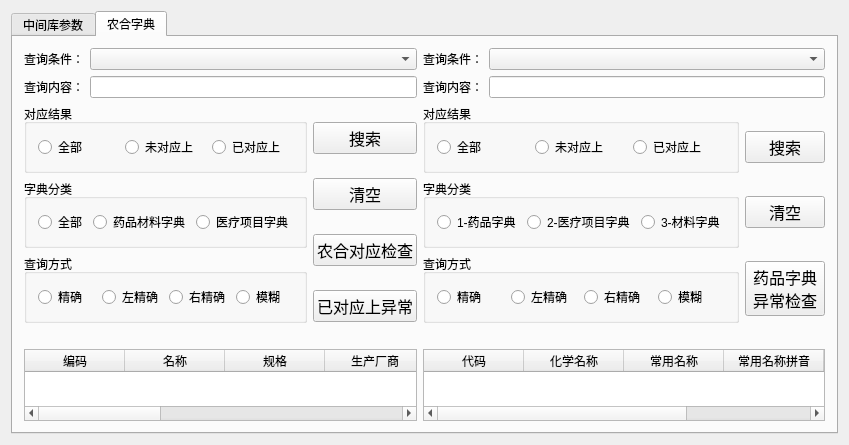
<?xml version="1.0" encoding="UTF-8"?>
<ui version="4.0">
 <class>Ruralcooperativedictionary</class>
 <widget class="QWidget" name="Ruralcooperativedictionary">
  <property name="geometry">
   <rect>
    <x>0</x>
    <y>0</y>
    <width>829</width>
    <height>441</height>
   </rect>
  </property>
  <property name="windowTitle">
   <string>Ruralcooperativedictionary</string>
  </property>
  <layout class="QHBoxLayout" name="horizontalLayout">
   <item>
    <widget class="QTabWidget" name="tabWidget">
     <property name="currentIndex">
      <number>1</number>
     </property>
     <widget class="QWidget" name="tab">
      <attribute name="title">
       <string>中间库参数</string>
      </attribute>
      <widget class="QGroupBox" name="groupBox_7">
       <property name="geometry">
        <rect>
         <x>20</x>
         <y>20</y>
         <width>231</width>
         <height>241</height>
        </rect>
       </property>
       <property name="title">
        <string>数据库连接参数</string>
       </property>
       <widget class="QWidget" name="layoutWidget_2">
        <property name="geometry">
         <rect>
          <x>10</x>
          <y>59</y>
          <width>201</width>
          <height>22</height>
         </rect>
        </property>
        <layout class="QHBoxLayout" name="horizontalLayout_16">
         <item>
          <widget class="QLabel" name="label_8">
           <property name="text">
            <string>服务器名：</string>
           </property>
          </widget>
         </item>
         <item>
          <widget class="QLineEdit" name="lineEdit_4">
           <property name="text">
            <string>192.168.1.88</string>
           </property>
          </widget>
         </item>
        </layout>
       </widget>
       <widget class="QWidget" name="layoutWidget_3">
        <property name="geometry">
         <rect>
          <x>10</x>
          <y>96</y>
          <width>201</width>
          <height>22</height>
         </rect>
        </property>
        <layout class="QHBoxLayout" name="horizontalLayout_17">
         <item>
          <widget class="QLabel" name="label_9">
           <property name="text">
            <string>登录用户：</string>
           </property>
          </widget>
         </item>
         <item>
          <widget class="QLineEdit" name="lineEdit_5">
           <property name="text">
            <string>Sn322</string>
           </property>
          </widget>
         </item>
        </layout>
       </widget>
       <widget class="QWidget" name="layoutWidget_4">
        <property name="geometry">
         <rect>
          <x>10</x>
          <y>133</y>
          <width>201</width>
          <height>22</height>
         </rect>
        </property>
        <layout class="QHBoxLayout" name="horizontalLayout_18">
         <item>
          <widget class="QLabel" name="label_10">
           <property name="text">
            <string>登录密码：</string>
           </property>
          </widget>
         </item>
         <item>
          <widget class="QLineEdit" name="lineEdit_6">
           <property name="text">
            <string>322322</string>
           </property>
          </widget>
         </item>
        </layout>
       </widget>
       <widget class="QWidget" name="layoutWidget_5">
        <property name="geometry">
         <rect>
          <x>10</x>
          <y>170</y>
          <width>201</width>
          <height>22</height>
         </rect>
        </property>
        <layout class="QHBoxLayout" name="horizontalLayout_19">
         <item>
          <widget class="QLabel" name="label_11">
           <property name="text">
            <string>系统类型：</string>
           </property>
          </widget>
         </item>
         <item>
          <widget class="QLineEdit" name="lineEdit_7">
           <property name="text">
            <string>MIS_20140218101037</string>
           </property>
          </widget>
         </item>
        </layout>
       </widget>
       <widget class="QPushButton" name="pushButton_8">
        <property name="geometry">
         <rect>
          <x>130</x>
          <y>210</y>
          <width>75</width>
          <height>23</height>
         </rect>
        </property>
        <property name="text">
         <string>确定</string>
        </property>
       </widget>
       <widget class="QWidget" name="layoutWidget">
        <property name="geometry">
         <rect>
          <x>10</x>
          <y>22</y>
          <width>201</width>
          <height>22</height>
         </rect>
        </property>
        <layout class="QHBoxLayout" name="horizontalLayout_15">
         <item>
          <widget class="QLabel" name="label_7">
           <property name="text">
            <string>系统类型：</string>
           </property>
          </widget>
         </item>
         <item>
          <widget class="QLineEdit" name="lineEdit_3">
           <property name="text">
            <string>Microsoft SQL server</string>
           </property>
          </widget>
         </item>
        </layout>
       </widget>
      </widget>
     </widget>
     <widget class="QWidget" name="tab_2">
      <attribute name="title">
       <string>农合字典</string>
      </attribute>
      <layout class="QHBoxLayout" name="horizontalLayout_14">
       <item>
        <layout class="QVBoxLayout" name="verticalLayout_4">
         <item>
          <layout class="QHBoxLayout" name="horizontalLayout_2">
           <item>
            <widget class="QLabel" name="label">
             <property name="text">
              <string>查询条件：</string>
             </property>
            </widget>
           </item>
           <item>
            <widget class="QComboBox" name="comboBox">
             <property name="sizePolicy">
              <sizepolicy hsizetype="Expanding" vsizetype="Fixed">
               <horstretch>0</horstretch>
               <verstretch>0</verstretch>
              </sizepolicy>
             </property>
            </widget>
           </item>
          </layout>
         </item>
         <item>
          <layout class="QHBoxLayout" name="horizontalLayout_3">
           <item>
            <widget class="QLabel" name="label_2">
             <property name="text">
              <string>查询内容：</string>
             </property>
            </widget>
           </item>
           <item>
            <widget class="QLineEdit" name="lineEdit"/>
           </item>
          </layout>
         </item>
         <item>
          <layout class="QHBoxLayout" name="horizontalLayout_12">
           <item>
            <layout class="QVBoxLayout" name="verticalLayout">
             <item>
              <widget class="QGroupBox" name="groupBox">
               <property name="title">
                <string>对应结果</string>
               </property>
               <layout class="QHBoxLayout" name="horizontalLayout_4">
                <item>
                 <widget class="QRadioButton" name="radioButton">
                  <property name="text">
                   <string>全部</string>
                  </property>
                 </widget>
                </item>
                <item>
                 <widget class="QRadioButton" name="radioButton_2">
                  <property name="text">
                   <string>未对应上</string>
                  </property>
                 </widget>
                </item>
                <item>
                 <widget class="QRadioButton" name="radioButton_3">
                  <property name="text">
                   <string>已对应上</string>
                  </property>
                 </widget>
                </item>
               </layout>
              </widget>
             </item>
             <item>
              <widget class="QGroupBox" name="groupBox_2">
               <property name="title">
                <string>字典分类</string>
               </property>
               <layout class="QHBoxLayout" name="horizontalLayout_5">
                <item>
                 <widget class="QRadioButton" name="radioButton_4">
                  <property name="text">
                   <string>全部</string>
                  </property>
                 </widget>
                </item>
                <item>
                 <widget class="QRadioButton" name="radioButton_5">
                  <property name="text">
                   <string>药品材料字典</string>
                  </property>
                 </widget>
                </item>
                <item>
                 <widget class="QRadioButton" name="radioButton_6">
                  <property name="text">
                   <string>医疗项目字典</string>
                  </property>
                 </widget>
                </item>
               </layout>
              </widget>
             </item>
             <item>
              <widget class="QGroupBox" name="groupBox_3">
               <property name="title">
                <string>查询方式</string>
               </property>
               <layout class="QHBoxLayout" name="horizontalLayout_6">
                <item>
                 <widget class="QRadioButton" name="radioButton_7">
                  <property name="text">
                   <string>精确</string>
                  </property>
                 </widget>
                </item>
                <item>
                 <widget class="QRadioButton" name="radioButton_8">
                  <property name="text">
                   <string>左精确</string>
                  </property>
                 </widget>
                </item>
                <item>
                 <widget class="QRadioButton" name="radioButton_9">
                  <property name="text">
                   <string>右精确</string>
                  </property>
                 </widget>
                </item>
                <item>
                 <widget class="QRadioButton" name="radioButton_10">
                  <property name="text">
                   <string>模糊</string>
                  </property>
                 </widget>
                </item>
               </layout>
              </widget>
             </item>
             <item>
              <widget class="QLabel" name="label_5">
               <property name="text">
                <string/>
               </property>
              </widget>
             </item>
            </layout>
           </item>
           <item>
            <layout class="QVBoxLayout" name="verticalLayout_3">
             <item>
              <widget class="QPushButton" name="browseButton">
               <property name="sizePolicy">
                <sizepolicy hsizetype="Minimum" vsizetype="Fixed">
                 <horstretch>0</horstretch>
                 <verstretch>0</verstretch>
                </sizepolicy>
               </property>
               <property name="font">
                <font>
                 <family>Agency FB</family>
                 <pointsize>12</pointsize>
                </font>
               </property>
               <property name="text">
                <string>搜索</string>
               </property>
              </widget>
             </item>
             <item>
              <widget class="QPushButton" name="clearButton">
               <property name="sizePolicy">
                <sizepolicy hsizetype="Minimum" vsizetype="Fixed">
                 <horstretch>0</horstretch>
                 <verstretch>0</verstretch>
                </sizepolicy>
               </property>
               <property name="font">
                <font>
                 <family>Agency FB</family>
                 <pointsize>12</pointsize>
                </font>
               </property>
               <property name="text">
                <string>清空</string>
               </property>
              </widget>
             </item>
             <item>
              <widget class="QPushButton" name="checkButton">
               <property name="sizePolicy">
                <sizepolicy hsizetype="Minimum" vsizetype="Fixed">
                 <horstretch>0</horstretch>
                 <verstretch>0</verstretch>
                </sizepolicy>
               </property>
               <property name="font">
                <font>
                 <family>Agency FB</family>
                 <pointsize>12</pointsize>
                </font>
               </property>
               <property name="text">
                <string>农合对应检查</string>
               </property>
              </widget>
             </item>
             <item>
              <widget class="QPushButton" name="pushButton_3">
               <property name="sizePolicy">
                <sizepolicy hsizetype="Minimum" vsizetype="Fixed">
                 <horstretch>0</horstretch>
                 <verstretch>0</verstretch>
                </sizepolicy>
               </property>
               <property name="font">
                <font>
                 <family>Agency FB</family>
                 <pointsize>12</pointsize>
                </font>
               </property>
               <property name="text">
                <string>已对应上异常</string>
               </property>
              </widget>
             </item>
            </layout>
           </item>
          </layout>
         </item>
         <item>
          <widget class="QTableWidget" name="tableWidget">
           <column>
            <property name="text">
             <string>编码</string>
            </property>
           </column>
           <column>
            <property name="text">
             <string>名称</string>
            </property>
           </column>
           <column>
            <property name="text">
             <string>规格</string>
            </property>
           </column>
           <column>
            <property name="text">
             <string>生产厂商</string>
            </property>
           </column>
           <column>
            <property name="text">
             <string>单位</string>
            </property>
           </column>
           <column>
            <property name="text">
             <string>转换倍率</string>
            </property>
           </column>
           <column>
            <property name="text">
             <string>最小单位</string>
            </property>
           </column>
           <column>
            <property name="text">
             <string>医疗项目分类</string>
            </property>
           </column>
           <column>
            <property name="text">
             <string>农合编码</string>
            </property>
           </column>
          </widget>
         </item>
        </layout>
       </item>
       <item>
        <layout class="QVBoxLayout" name="verticalLayout_5">
         <item>
          <layout class="QHBoxLayout" name="horizontalLayout_7">
           <item>
            <widget class="QLabel" name="label_3">
             <property name="text">
              <string>查询条件：</string>
             </property>
            </widget>
           </item>
           <item>
            <widget class="QComboBox" name="comboBox_2">
             <property name="sizePolicy">
              <sizepolicy hsizetype="Expanding" vsizetype="Fixed">
               <horstretch>0</horstretch>
               <verstretch>0</verstretch>
              </sizepolicy>
             </property>
            </widget>
           </item>
          </layout>
         </item>
         <item>
          <layout class="QHBoxLayout" name="horizontalLayout_8">
           <item>
            <widget class="QLabel" name="label_4">
             <property name="text">
              <string>查询内容：</string>
             </property>
            </widget>
           </item>
           <item>
            <widget class="QLineEdit" name="lineEdit_2"/>
           </item>
          </layout>
         </item>
         <item>
          <layout class="QHBoxLayout" name="horizontalLayout_13">
           <item>
            <layout class="QVBoxLayout" name="verticalLayout_2">
             <item>
              <widget class="QGroupBox" name="groupBox_4">
               <property name="title">
                <string>对应结果</string>
               </property>
               <layout class="QHBoxLayout" name="horizontalLayout_9">
                <item>
                 <widget class="QRadioButton" name="radioButton_11">
                  <property name="text">
                   <string>全部</string>
                  </property>
                 </widget>
                </item>
                <item>
                 <widget class="QRadioButton" name="radioButton_12">
                  <property name="text">
                   <string>未对应上</string>
                  </property>
                 </widget>
                </item>
                <item>
                 <widget class="QRadioButton" name="radioButton_13">
                  <property name="text">
                   <string>已对应上</string>
                  </property>
                 </widget>
                </item>
               </layout>
              </widget>
             </item>
             <item>
              <widget class="QGroupBox" name="groupBox_5">
               <property name="title">
                <string>字典分类</string>
               </property>
               <layout class="QHBoxLayout" name="horizontalLayout_10">
                <item>
                 <widget class="QRadioButton" name="radioButton_14">
                  <property name="text">
                   <string>1-药品字典</string>
                  </property>
                 </widget>
                </item>
                <item>
                 <widget class="QRadioButton" name="radioButton_15">
                  <property name="text">
                   <string>2-医疗项目字典</string>
                  </property>
                 </widget>
                </item>
                <item>
                 <widget class="QRadioButton" name="radioButton_16">
                  <property name="text">
                   <string>3-材料字典</string>
                  </property>
                 </widget>
                </item>
               </layout>
              </widget>
             </item>
             <item>
              <widget class="QGroupBox" name="groupBox_6">
               <property name="title">
                <string>查询方式</string>
               </property>
               <layout class="QHBoxLayout" name="horizontalLayout_11">
                <item>
                 <widget class="QRadioButton" name="radioButton_17">
                  <property name="text">
                   <string>精确</string>
                  </property>
                 </widget>
                </item>
                <item>
                 <widget class="QRadioButton" name="radioButton_18">
                  <property name="text">
                   <string>左精确</string>
                  </property>
                 </widget>
                </item>
                <item>
                 <widget class="QRadioButton" name="radioButton_19">
                  <property name="text">
                   <string>右精确</string>
                  </property>
                 </widget>
                </item>
                <item>
                 <widget class="QRadioButton" name="radioButton_20">
                  <property name="text">
                   <string>模糊</string>
                  </property>
                 </widget>
                </item>
               </layout>
              </widget>
             </item>
             <item>
              <widget class="QLabel" name="label_6">
               <property name="text">
                <string/>
               </property>
              </widget>
             </item>
            </layout>
           </item>
           <item>
            <layout class="QVBoxLayout" name="verticalLayout_6">
             <item>
              <widget class="QPushButton" name="browseButton_2">
               <property name="sizePolicy">
                <sizepolicy hsizetype="Minimum" vsizetype="Fixed">
                 <horstretch>0</horstretch>
                 <verstretch>0</verstretch>
                </sizepolicy>
               </property>
               <property name="font">
                <font>
                 <family>Agency FB</family>
                 <pointsize>12</pointsize>
                </font>
               </property>
               <property name="text">
                <string>搜索</string>
               </property>
              </widget>
             </item>
             <item>
              <widget class="QPushButton" name="clearButton_2">
               <property name="sizePolicy">
                <sizepolicy hsizetype="Minimum" vsizetype="Fixed">
                 <horstretch>0</horstretch>
                 <verstretch>0</verstretch>
                </sizepolicy>
               </property>
               <property name="font">
                <font>
                 <family>Agency FB</family>
                 <pointsize>12</pointsize>
                </font>
               </property>
               <property name="text">
                <string>清空</string>
               </property>
              </widget>
             </item>
             <item>
              <widget class="QPushButton" name="checkButton_2">
               <property name="sizePolicy">
                <sizepolicy hsizetype="Minimum" vsizetype="Fixed">
                 <horstretch>0</horstretch>
                 <verstretch>0</verstretch>
                </sizepolicy>
               </property>
               <property name="font">
                <font>
                 <family>Agency FB</family>
                 <pointsize>12</pointsize>
                </font>
               </property>
               <property name="text">
                <string>药品字典
异常检查</string>
               </property>
              </widget>
             </item>
            </layout>
           </item>
          </layout>
         </item>
         <item>
          <widget class="QTableWidget" name="tableWidget_2">
           <column>
            <property name="text">
             <string>代码</string>
            </property>
           </column>
           <column>
            <property name="text">
             <string>化学名称</string>
            </property>
           </column>
           <column>
            <property name="text">
             <string>常用名称</string>
            </property>
           </column>
           <column>
            <property name="text">
             <string>常用名称拼音</string>
            </property>
           </column>
           <column>
            <property name="text">
             <string>剂型名称</string>
            </property>
           </column>
           <column>
            <property name="text">
             <string>药品属性</string>
            </property>
           </column>
          </widget>
         </item>
        </layout>
       </item>
      </layout>
     </widget>
    </widget>
   </item>
  </layout>
 </widget>
 <layoutdefault spacing="6" margin="11"/>
 <resources/>
 <connections/>
</ui>
